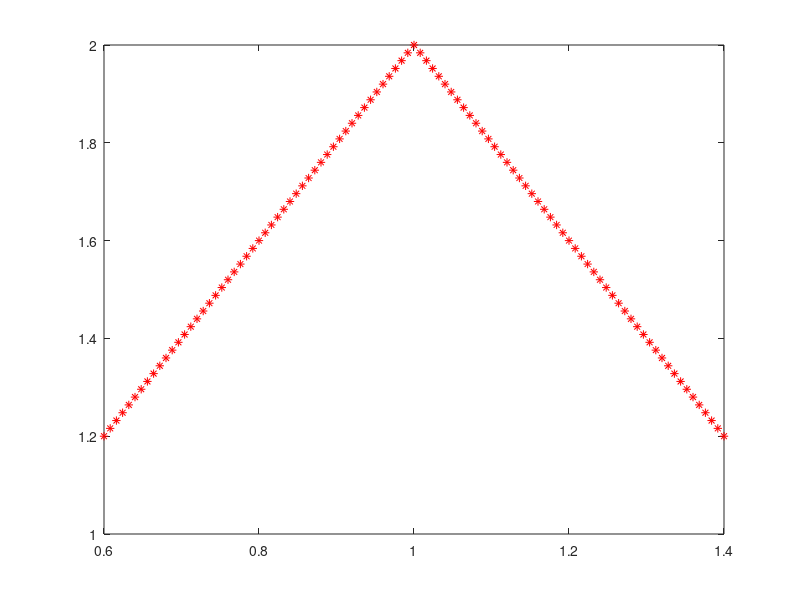

Here is the MATLAB script that generated this plot:
%% Exercise 3 - Multiobjective optimization

clear all;

Q1 = [2 0; 0 2] ;
Q2 = [2 0; 0 2] ;
c1=[2 -4]';
c2=[-6 -4]';

A =[ 0 -1; -2 1; 2 1 ];
b = [0 0 4]';

% solve the scalarized problem with  alfa1 in [0,1] 

MINIMA=[ ]; % First column: value of alfa1 
LAMBDA=[ ]; % First column: value of alfa1

for alfa1 = 0 : 0.01 : 1
  [x,fval,exitflag,output,lambda] = quadprog(alfa1*Q1+(1-alfa1)*Q2,alfa1*c1+(1-alfa1)*c2,A,b);
  MINIMA=[MINIMA; alfa1 x'];
  LAMBDA=[LAMBDA;alfa1,lambda.ineqlin'];
end

plot(MINIMA(:,2),MINIMA(:,3), 'r*')
